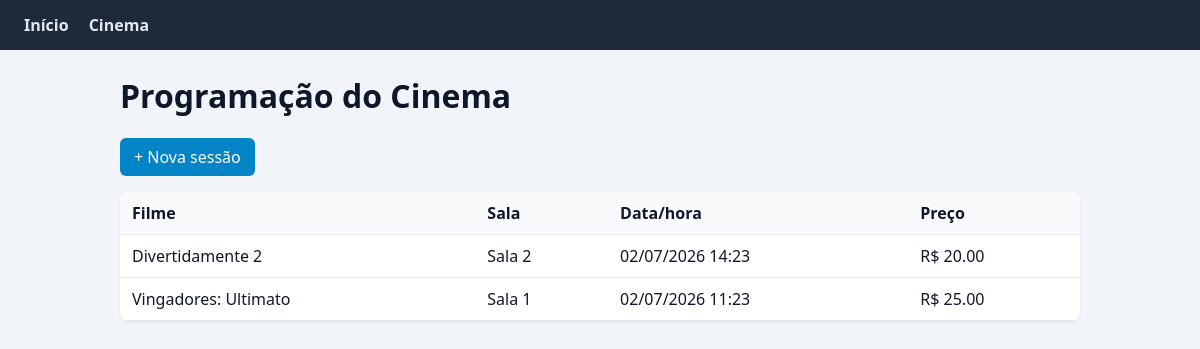
/cinema/, run on an earlier commit of the app's database.
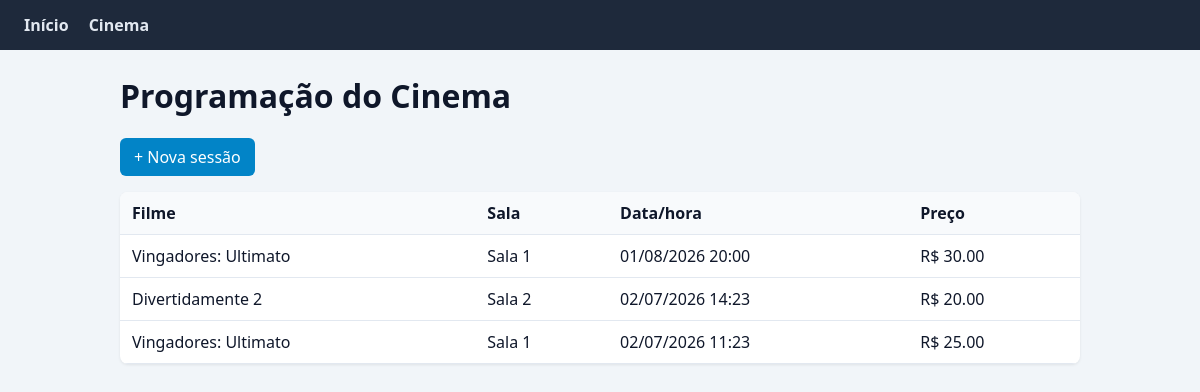
And on a later commit of the database.
### models/sessao.py (models this page shows)
class Sessao(ModeloBase):
    __tablename__ = "sessoes"
    filme_id = db.Column(db.Integer, db.ForeignKey("filmes.id"), nullable=False)
    sala_id = db.Column(db.Integer, db.ForeignKey("salas.id"), nullable=False)
    data_hora = db.Column(db.DateTime, nullable=False)
    preco = db.Column(db.Float, nullable=False)
    filme = db.relationship("Filme", back_populates="sessoes")
    sala = db.relationship("Sala", back_populates="sessoes")
    ingressos = db.relationship(
        "Ingresso", back_populates="sessao", cascade="all, delete-orphan"
    )
    @classmethod
    def listar_com_detalhes(cls):
        return cls.query.order_by(cls.data_hora.desc()).all()

### models/filme.py (models this page shows, shortened)
class Filme(ModeloBase):
    __tablename__ = "filmes"
    titulo = db.Column(db.String(150), nullable=False)
    duracao_min = db.Column(db.Integer, nullable=False)
    classificacao = db.Column(db.String(5), nullable=False)
    sessoes = db.relationship(
        "Sessao", back_populates="filme", cascade="all, delete-orphan"
    )

### models/sala.py (models this page shows, shortened)
class Sala(ModeloBase):
    __tablename__ = "salas"
    numero = db.Column(db.Integer, nullable=False)
    capacidade = db.Column(db.Integer, nullable=False)
    sessoes = db.relationship(
        "Sessao", back_populates="sala", cascade="all, delete-orphan"
    )

### controllers/cinema_controller.py (the view)
@cinema_bp.route("/")
def index():
    sessoes = Sessao.listar_com_detalhes()
    return render_template("cinema/lista_sessoes.html", sessoes=sessoes)

### views/templates/cinema/lista_sessoes.html (shortened to what this page needs)
{% extends "layout.html" %}
{% block content %}
<h1>Programação do Cinema</h1>
<p><a class="btn" href="{{ url_for('cinema.cadastrar_sessao') }}">+ Nova sessão</a></p>
{% if sessoes %}
<table>
    <thead>
        <tr>
            <th>Filme</th>
            <th>Sala</th>
            <th>Data/hora</th>
            <th>Preço</th>
        </tr>
    </thead>
    <tbody>
        {% for sessao in sessoes %}
        <tr>
            <td>{{ sessao.filme.titulo }}</td>
            <td>Sala {{ sessao.sala.numero }}</td>
            <td>{{ sessao.data_hora.strftime('%d/%m/%Y %H:%M') }}</td>
            <td>R$ {{ "%.2f"|format(sessao.preco) }}</td>
        </tr>
        {% endfor %}
    </tbody>
</table>
{% else %}
<p class="vazio">Nenhuma sessão cadastrada ainda.</p>
{% endif %}
{% endblock %}

### views/templates/layout.html (shortened to what this page needs)
<!DOCTYPE html>
<html lang="pt-BR">
<head>
    <link rel="stylesheet" href="{{ url_for('static', filename='css/style.css') }}">
</head>
<body>
    <nav class="nav">
        <a href="{{ url_for('dashboard.index') }}">Início</a>
        <a href="{{ url_for('cinema.index') }}">Cinema</a>
    </nav>
    <main class="container">
        {% block content %}{% endblock %}
    </main>
</body>
</html>

### views/static/css/style.css (style rules this page uses)
body { font-family: "Segoe UI", Arial, sans-serif; margin: 0; background: #f1f5f9; color: #0f172a; }
.nav { background: #1e293b; padding: 14px 24px; display: flex; gap: 20px; }
.nav a { color: #e2e8f0; text-decoration: none; font-weight: 600; }
.container { max-width: 960px; margin: 24px auto; padding: 0 16px; }
table { width: 100%; border-collapse: collapse; background: #fff; border-radius: 8px; overflow: hidden; box-shadow: 0 1px 3px rgba(0, 0, 0, 0.08); }
th, td { padding: 10px 12px; border-bottom: 1px solid #e2e8f0; text-align: left; }
th { background: #f8fafc; }
.btn { display: inline-block; padding: 8px 14px; background: #0284c7; color: #fff; text-decoration: none; border-radius: 6px; }

What changed in the data, as far as the page shows it:
added Sessao: filme.titulo "Vingadores: Ultimato", sala.numero "1", data_hora "01/08/2026 20:00", preco "30.00"
